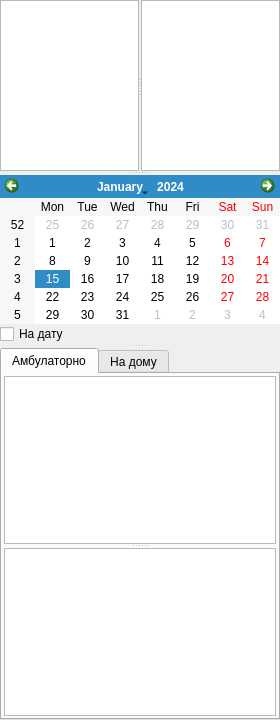
<?xml version="1.0" encoding="UTF-8"?>
<ui version="4.0">
 <class>Form</class>
 <widget class="QWidget" name="Form">
  <property name="geometry">
   <rect>
    <x>0</x>
    <y>0</y>
    <width>280</width>
    <height>720</height>
   </rect>
  </property>
  <property name="windowTitle">
   <string>Form</string>
  </property>
  <layout class="QHBoxLayout">
   <property name="spacing">
    <number>0</number>
   </property>
   <property name="margin">
    <number>0</number>
   </property>
   <item>
    <widget class="QSplitter" name="splitterMain">
     <property name="orientation">
      <enum>Qt::Vertical</enum>
     </property>
     <widget class="QSplitter" name="splitterOrgs">
      <property name="orientation">
       <enum>Qt::Horizontal</enum>
      </property>
      <property name="handleWidth">
       <number>2</number>
      </property>
      <property name="childrenCollapsible">
       <bool>false</bool>
      </property>
      <widget class="CTreeView" name="treeOrgStructure"/>
      <widget class="CTreeView" name="treeOrgPersonnel"/>
     </widget>
     <widget class="QFrame" name="frame">
      <property name="frameShape">
       <enum>QFrame::NoFrame</enum>
      </property>
      <property name="frameShadow">
       <enum>QFrame::Raised</enum>
      </property>
      <property name="lineWidth">
       <number>0</number>
      </property>
      <layout class="QVBoxLayout" name="verticalLayout_3" stretch="0,0">
       <property name="spacing">
        <number>0</number>
       </property>
       <property name="margin">
        <number>0</number>
       </property>
       <item>
        <widget class="CCalendarWidget" name="calendarWidget">
         <property name="sizePolicy">
          <sizepolicy hsizetype="Preferred" vsizetype="Minimum">
           <horstretch>0</horstretch>
           <verstretch>0</verstretch>
          </sizepolicy>
         </property>
         <property name="firstDayOfWeek">
          <enum>Qt::Monday</enum>
         </property>
        </widget>
       </item>
       <item>
        <widget class="QCheckBox" name="chkShowSchedulesForSelectedDate">
         <property name="text">
          <string>На дату</string>
         </property>
        </widget>
       </item>
      </layout>
     </widget>
     <widget class="QTabWidget" name="tabPlace">
      <property name="tabShape">
       <enum>QTabWidget::Rounded</enum>
      </property>
      <property name="currentIndex">
       <number>0</number>
      </property>
      <widget class="QWidget" name="tabAmbulatory">
       <attribute name="title">
        <string>Амбулаторно</string>
       </attribute>
       <layout class="QVBoxLayout" name="verticalLayout">
        <property name="spacing">
         <number>2</number>
        </property>
        <property name="margin">
         <number>2</number>
        </property>
        <item>
         <widget class="QSplitter" name="splitter">
          <property name="orientation">
           <enum>Qt::Vertical</enum>
          </property>
          <property name="handleWidth">
           <number>4</number>
          </property>
          <property name="childrenCollapsible">
           <bool>false</bool>
          </property>
          <widget class="CTableView" name="tblAmbTimeTable"/>
          <widget class="CTableView" name="tblAmbQueue"/>
         </widget>
        </item>
       </layout>
      </widget>
      <widget class="QWidget" name="tabHome">
       <attribute name="title">
        <string>На дому</string>
       </attribute>
       <layout class="QVBoxLayout" name="verticalLayout_2">
        <property name="spacing">
         <number>2</number>
        </property>
        <property name="margin">
         <number>2</number>
        </property>
        <item>
         <widget class="QSplitter" name="splitter_2">
          <property name="orientation">
           <enum>Qt::Vertical</enum>
          </property>
          <property name="handleWidth">
           <number>4</number>
          </property>
          <property name="childrenCollapsible">
           <bool>false</bool>
          </property>
          <widget class="CTableView" name="tblHomeTimeTable"/>
          <widget class="CTableView" name="tblHomeQueue"/>
         </widget>
        </item>
       </layout>
      </widget>
     </widget>
    </widget>
   </item>
  </layout>
 </widget>
 <customwidgets>
  <customwidget>
   <class>CTreeView</class>
   <extends>QTreeView</extends>
   <header>library/TreeView.h</header>
  </customwidget>
  <customwidget>
   <class>CTableView</class>
   <extends>QTableView</extends>
   <header>library/TableView.h</header>
  </customwidget>
  <customwidget>
   <class>CCalendarWidget</class>
   <extends>QCalendarWidget</extends>
   <header>library/CalendarWidget.h</header>
  </customwidget>
 </customwidgets>
 <tabstops>
  <tabstop>treeOrgStructure</tabstop>
  <tabstop>treeOrgPersonnel</tabstop>
  <tabstop>calendarWidget</tabstop>
  <tabstop>tabPlace</tabstop>
 </tabstops>
 <resources/>
 <connections/>
</ui>
